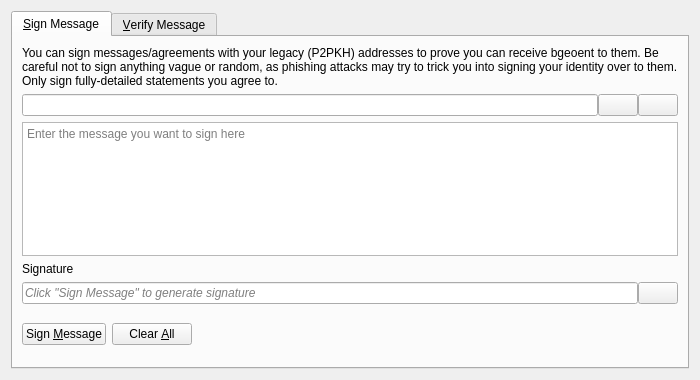
<?xml version="1.0" encoding="UTF-8"?>
<ui version="4.0">
 <class>SignVerifyMessageDialog</class>
 <widget class="QDialog" name="SignVerifyMessageDialog">
  <property name="geometry">
   <rect>
    <x>0</x>
    <y>0</y>
    <width>700</width>
    <height>380</height>
   </rect>
  </property>
  <property name="windowTitle">
   <string>Signatures - Sign / Verify a Message</string>
  </property>
  <property name="modal">
   <bool>true</bool>
  </property>
  <layout class="QVBoxLayout" name="verticalLayout">
   <item>
    <widget class="QTabWidget" name="tabWidget">
     <property name="currentIndex">
      <number>0</number>
     </property>
     <widget class="QWidget" name="tabSignMessage">
      <attribute name="title">
       <string>&amp;Sign Message</string>
      </attribute>
      <layout class="QVBoxLayout" name="verticalLayout_SM">
       <item>
        <widget class="QLabel" name="infoLabel_SM">
         <property name="text">
          <string>You can sign messages/agreements with your legacy (P2PKH) addresses to prove you can receive bgeoent to them. Be careful not to sign anything vague or random, as phishing attacks may try to trick you into signing your identity over to them. Only sign fully-detailed statements you agree to.</string>
         </property>
         <property name="textFormat">
          <enum>Qt::PlainText</enum>
         </property>
         <property name="wordWrap">
          <bool>true</bool>
         </property>
        </widget>
       </item>
       <item>
        <layout class="QHBoxLayout" name="horizontalLayout_1_SM">
         <property name="spacing">
          <number>0</number>
         </property>
         <item>
          <widget class="QValidatedLineEdit" name="addressIn_SM">
           <property name="toolTip">
            <string>The Bgeo address to sign the message with</string>
           </property>
          </widget>
         </item>
         <item>
          <widget class="QPushButton" name="addressBookButton_SM">
           <property name="toolTip">
            <string>Choose previously used address</string>
           </property>
           <property name="text">
            <string/>
           </property>
           <property name="icon">
            <iconset resource="../bgeo.qrc">
             <normaloff>:/icons/address-book</normaloff>:/icons/address-book</iconset>
           </property>
           <property name="shortcut">
            <string>Alt+A</string>
           </property>
           <property name="autoDefault">
            <bool>false</bool>
           </property>
          </widget>
         </item>
         <item>
          <widget class="QPushButton" name="pasteButton_SM">
           <property name="toolTip">
            <string>Paste address from clipboard</string>
           </property>
           <property name="text">
            <string/>
           </property>
           <property name="icon">
            <iconset resource="../bgeo.qrc">
             <normaloff>:/icons/editpaste</normaloff>:/icons/editpaste</iconset>
           </property>
           <property name="shortcut">
            <string>Alt+P</string>
           </property>
           <property name="autoDefault">
            <bool>false</bool>
           </property>
          </widget>
         </item>
        </layout>
       </item>
       <item>
        <widget class="QPlainTextEdit" name="messageIn_SM">
         <property name="toolTip">
          <string>Enter the message you want to sign here</string>
         </property>
         <property name="placeholderText">
          <string>Enter the message you want to sign here</string>
         </property>
        </widget>
       </item>
       <item>
        <widget class="QLabel" name="signatureLabel_SM">
         <property name="text">
          <string>Signature</string>
         </property>
         <property name="textFormat">
          <enum>Qt::PlainText</enum>
         </property>
        </widget>
       </item>
       <item>
        <layout class="QHBoxLayout" name="horizontalLayout_2_SM">
         <property name="spacing">
          <number>0</number>
         </property>
         <item>
          <widget class="QLineEdit" name="signatureOut_SM">
           <property name="placeholderText">
            <string>Click "Sign Message" to generate signature</string>
           </property>
           <property name="font">
            <font>
             <italic>true</italic>
            </font>
           </property>
           <property name="readOnly">
            <bool>true</bool>
           </property>
          </widget>
         </item>
         <item>
          <widget class="QPushButton" name="copySignatureButton_SM">
           <property name="toolTip">
            <string>Copy the current signature to the system clipboard</string>
           </property>
           <property name="text">
            <string/>
           </property>
           <property name="icon">
            <iconset resource="../bgeo.qrc">
             <normaloff>:/icons/editcopy</normaloff>:/icons/editcopy</iconset>
           </property>
           <property name="autoDefault">
            <bool>false</bool>
           </property>
          </widget>
         </item>
        </layout>
       </item>
       <item>
        <layout class="QHBoxLayout" name="horizontalLayout_3_SM">
         <item>
          <widget class="QPushButton" name="signMessageButton_SM">
           <property name="toolTip">
            <string>Sign the message to prove you own this Bgeo address</string>
           </property>
           <property name="text">
            <string>Sign &amp;Message</string>
           </property>
           <property name="icon">
            <iconset resource="../bgeo.qrc">
             <normaloff>:/icons/edit</normaloff>:/icons/edit</iconset>
           </property>
           <property name="autoDefault">
            <bool>false</bool>
           </property>
          </widget>
         </item>
         <item>
          <widget class="QPushButton" name="clearButton_SM">
           <property name="toolTip">
            <string>Reset all sign message fields</string>
           </property>
           <property name="text">
            <string>Clear &amp;All</string>
           </property>
           <property name="icon">
            <iconset resource="../bgeo.qrc">
             <normaloff>:/icons/remove</normaloff>:/icons/remove</iconset>
           </property>
           <property name="autoDefault">
            <bool>false</bool>
           </property>
          </widget>
         </item>
         <item>
          <spacer name="horizontalSpacer_1_SM">
           <property name="orientation">
            <enum>Qt::Horizontal</enum>
           </property>
           <property name="sizeHint" stdset="0">
            <size>
             <width>40</width>
             <height>48</height>
            </size>
           </property>
          </spacer>
         </item>
         <item>
          <widget class="QLabel" name="statusLabel_SM">
           <property name="font">
            <font>
             <weight>75</weight>
             <bold>true</bold>
            </font>
           </property>
           <property name="text">
            <string/>
           </property>
           <property name="wordWrap">
            <bool>true</bool>
           </property>
          </widget>
         </item>
         <item>
          <spacer name="horizontalSpacer_2_SM">
           <property name="orientation">
            <enum>Qt::Horizontal</enum>
           </property>
           <property name="sizeHint" stdset="0">
            <size>
             <width>40</width>
             <height>48</height>
            </size>
           </property>
          </spacer>
         </item>
        </layout>
       </item>
      </layout>
     </widget>
     <widget class="QWidget" name="tabVerifyMessage">
      <attribute name="title">
       <string>&amp;Verify Message</string>
      </attribute>
      <layout class="QVBoxLayout" name="verticalLayout_VM">
       <item>
        <widget class="QLabel" name="infoLabel_VM">
         <property name="text">
          <string>Enter the receiver's address, message (ensure you copy line breaks, spaces, tabs, etc. exactly) and signature below to verify the message. Be careful not to read more into the signature than what is in the signed message itself, to avoid being tricked by a man-in-the-middle attack. Note that this only proves the signing party receives with the address, it cannot prove sendership of any transaction!</string>
         </property>
         <property name="textFormat">
          <enum>Qt::PlainText</enum>
         </property>
         <property name="alignment">
          <set>Qt::AlignLeading|Qt::AlignLeft|Qt::AlignTop</set>
         </property>
         <property name="wordWrap">
          <bool>true</bool>
         </property>
        </widget>
       </item>
       <item>
        <layout class="QHBoxLayout" name="horizontalLayout_1_VM">
         <property name="spacing">
          <number>0</number>
         </property>
         <item>
          <widget class="QValidatedLineEdit" name="addressIn_VM">
           <property name="toolTip">
            <string>The Bgeo address the message was signed with</string>
           </property>
          </widget>
         </item>
         <item>
          <widget class="QPushButton" name="addressBookButton_VM">
           <property name="toolTip">
            <string>Choose previously used address</string>
           </property>
           <property name="text">
            <string/>
           </property>
           <property name="icon">
            <iconset resource="../bgeo.qrc">
             <normaloff>:/icons/address-book</normaloff>:/icons/address-book</iconset>
           </property>
           <property name="shortcut">
            <string>Alt+A</string>
           </property>
           <property name="autoDefault">
            <bool>false</bool>
           </property>
          </widget>
         </item>
        </layout>
       </item>
       <item>
        <widget class="QPlainTextEdit" name="messageIn_VM">
          <property name="toolTip">
            <string>The signed message to verify</string>
          </property>
          <property name="placeholderText">
            <string>The signed message to verify</string>
          </property>
        </widget>
       </item>
       <item>
        <widget class="QValidatedLineEdit" name="signatureIn_VM">
          <property name="toolTip">
            <string>The signature given when the message was signed</string>
          </property>
          <property name="placeholderText">
            <string>The signature given when the message was signed</string>
          </property>
        </widget>
       </item>
       <item>
        <layout class="QHBoxLayout" name="horizontalLayout_2_VM">
         <item>
          <widget class="QPushButton" name="verifyMessageButton_VM">
           <property name="toolTip">
            <string>Verify the message to ensure it was signed with the specified Bgeo address</string>
           </property>
           <property name="text">
            <string>Verify &amp;Message</string>
           </property>
           <property name="icon">
            <iconset resource="../bgeo.qrc">
             <normaloff>:/icons/transaction_0</normaloff>:/icons/transaction_0</iconset>
           </property>
           <property name="autoDefault">
            <bool>false</bool>
           </property>
          </widget>
         </item>
         <item>
          <widget class="QPushButton" name="clearButton_VM">
           <property name="toolTip">
            <string>Reset all verify message fields</string>
           </property>
           <property name="text">
            <string>Clear &amp;All</string>
           </property>
           <property name="icon">
            <iconset resource="../bgeo.qrc">
             <normaloff>:/icons/remove</normaloff>:/icons/remove</iconset>
           </property>
           <property name="autoDefault">
            <bool>false</bool>
           </property>
          </widget>
         </item>
         <item>
          <spacer name="horizontalSpacer_1_VM">
           <property name="orientation">
            <enum>Qt::Horizontal</enum>
           </property>
           <property name="sizeHint" stdset="0">
            <size>
             <width>40</width>
             <height>48</height>
            </size>
           </property>
          </spacer>
         </item>
         <item>
          <widget class="QLabel" name="statusLabel_VM">
           <property name="font">
            <font>
             <weight>75</weight>
             <bold>true</bold>
            </font>
           </property>
           <property name="text">
            <string/>
           </property>
           <property name="wordWrap">
            <bool>true</bool>
           </property>
          </widget>
         </item>
         <item>
          <spacer name="horizontalSpacer_2_VM">
           <property name="orientation">
            <enum>Qt::Horizontal</enum>
           </property>
           <property name="sizeHint" stdset="0">
            <size>
             <width>40</width>
             <height>48</height>
            </size>
           </property>
          </spacer>
         </item>
        </layout>
       </item>
      </layout>
     </widget>
    </widget>
   </item>
  </layout>
 </widget>
 <customwidgets>
  <customwidget>
   <class>QValidatedLineEdit</class>
   <extends>QLineEdit</extends>
   <header>qt/qvalidatedlineedit.h</header>
  </customwidget>
 </customwidgets>
 <resources>
  <include location="../bgeo.qrc"/>
 </resources>
 <connections/>
</ui>
